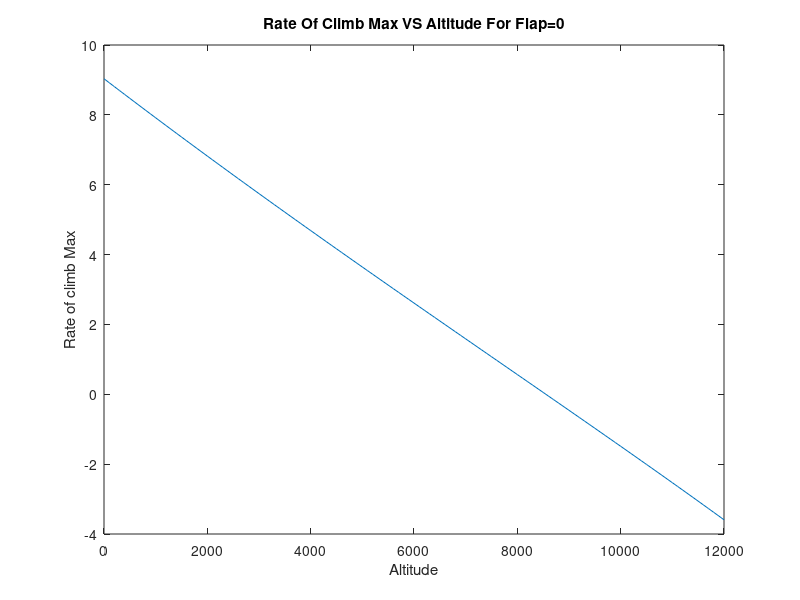
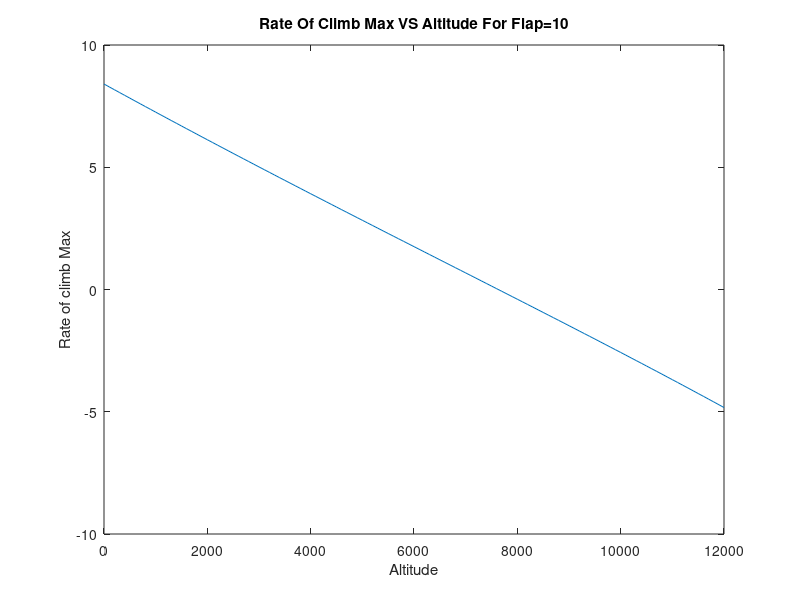

MATLAB code for these plots, in order:
%% Estimation of MAX Rate of Climb
clc
clear all
%% Variables
global P
global RO
RO_ss=1.225;%density at sea level
T_ss=288.16;%temperature at sea level
R=287;%universall const of air
S=56.36;%area of the wings
e=-2.5*(pi/180);%angle fo engine
P_ss=0.75*2*1864249.67;%power of both engine in max cruise
g=9.81;%gravity const
W0=21000*g;%initial weight of air plane
a1=-6.5*10^(-3);%slope in Troposphere
%% Rate of climb max VS altitude for flap=0
    h=(0:100:12000);
    CD0=0.032;
    k=0.034;
    T=T_ss+a1*h;
    RO=RO_ss.*(T/T_ss).^(-g/(a1*R)-1);
    P=P_ss.*(RO/RO_ss).^0.7;
    V_RC=sqrt((2./RO).*sqrt(k/(3*CD0))*(W0/S));
    ROC=(P-0.5.*RO.*(V_RC.^3)*S*CD0-(2*k*W0^2)./(RO.*V_RC*S))/W0;
    plot(h,ROC);
    title('Rate Of Climb Max VS Altitude For Flap=0')
    xlabel('Altitude');
    ylabel('Rate of climb Max');
    T1=T_ss+a1*0;
    RO1=RO_ss.*(T1/T_ss).^(-g/(a1*R)-1);
    P1=P_ss.*(RO1/RO_ss).^0.7;
    V_RC1=sqrt((2./RO1).*sqrt(k/(3*CD0))*(W0/S));
    ROC1=(P1-0.5.*RO1.*(V_RC1.^3)*S*CD0-(2*k*W0^2)./(RO1.*V_RC1*S))/W0;
    ROC1_MAX=double(ROC1(1));
    display('For Flap=0:')
    display(ROC1_MAX)
    %% Rate of climb max VS altitude for flap=10
    h=(0:100:12000);
    CD01=0.071;
    k1=0.031;
    T2=T_ss+a1*h;
    RO2=RO_ss.*(T2/T_ss).^(-g/(a1*R)-1);
    P2=P_ss.*(RO2/RO_ss).^0.7;
    V_RC2=sqrt((2./RO2).*sqrt(k1/(3*CD01))*(W0/S));
    ROC2=(P2-0.5.*RO2.*(V_RC2.^3)*S*CD01-(2*k1*W0^2)./(RO2.*V_RC2*S))/W0;
    figure
    plot(h,ROC2);
    title('Rate Of Climb Max VS Altitude For Flap=10')
    xlabel('Altitude');
    ylabel('Rate of climb Max');
    T3=T_ss+a1*0;
    RO3=RO_ss.*(T3/T_ss).^(-g/(a1*R)-1);
    P3=P_ss.*(RO3/RO_ss).^0.7;
    V_RC3=sqrt((2./RO3).*sqrt(k1/(3*CD01))*(W0/S));
    ROC3=(P3-0.5.*RO3.*(V_RC3.^3)*S*CD01-(2*k1*W0^2)./(RO3.*V_RC3*S))/W0;
    ROC2_MAX=double(ROC3(1));
    display('For Flap=10:')
    display(ROC2_MAX)